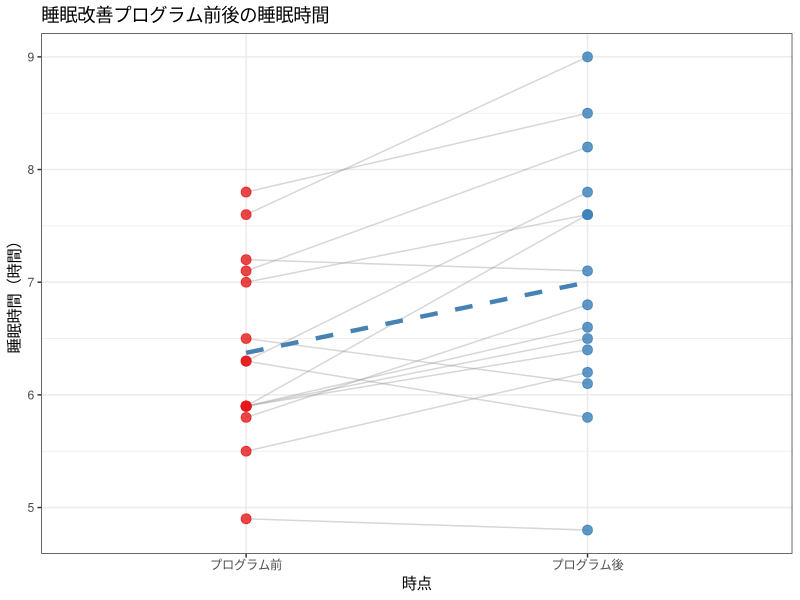

The R source for this figure:
## ---- chunk 1
knitr::opts_chunk$set(echo = TRUE, warning = FALSE, message = FALSE,
                      fig.width = 7, fig.height = 4)
library(tidyverse)
## ---- chunk 2
# 架空データ：睡眠改善プログラム前後の睡眠時間（時間）
set.seed(42)
n <- 15
sleep_data <- tibble(
  id     = 1:n,
  before = round(rnorm(n, mean = 6.0, sd = 0.8), 1),
  after  = round(before + rnorm(n, mean = 0.8, sd = 0.5), 1)
)
sleep_data
## ---- chunk 3
# 基本統計量
sleep_data |>
  summarise(
    mean_before = mean(before),
    sd_before   = sd(before),
    mean_after  = mean(after),
    sd_after    = sd(after),
    mean_diff   = mean(after - before)
  )
## ---- chunk 4
sleep_data
## ---- chunk 5
# pivot_longer でワイド → ロングに変換
sleep_long <- sleep_data |>
  pivot_longer(
    cols      = c(before, after),   # 変換する列
    names_to  = "time",             # 時点を入れる新しい列名
    values_to = "sleep"             # 値を入れる新しい列名
  ) |>
  mutate(time = factor(time, levels = c("before", "after"),
                       labels = c("プログラム前", "プログラム後")))
sleep_long
## ---- chunk 6
# 可視化（対応あり：同じ人をつなぐ線を引く）
ggplot(sleep_long, aes(x = time, y = sleep, group = id)) +
  geom_line(alpha = 0.4, color = "gray60") +
  geom_point(aes(color = time), size = 3, alpha = 0.8) +
  stat_summary(aes(group = 1), fun = mean, geom = "line",
               linewidth = 1.5, color = "steelblue", linetype = "dashed") +
  scale_color_brewer(palette = "Set1") +
  labs(title = "睡眠改善プログラム前後の睡眠時間",
       x = "時点", y = "睡眠時間（時間）", color = "時点") +
  theme_bw() +
  theme(legend.position = "none")
## ---- chunk 7
# 方法1：paired = TRUE を指定
t.test(sleep_data$after, sleep_data$before, paired = TRUE)
## ---- chunk 8
# 方法2：差分ベクトルを作って1標本t検定として実行（同じ結果）
diff_sleep <- sleep_data$after - sleep_data$before
t.test(diff_sleep, mu = 0)
## ---- chunk 9
d_paired <- mean(diff_sleep) / sd(diff_sleep)
round(d_paired, 2)
## ---- chunk 10
# 対応なし（誤った分析）
t.test(sleep_data$after, sleep_data$before, paired = FALSE)
## ---- chunk 11
# ロング → ワイドに戻す
sleep_long |>
  pivot_wider(
    id_cols    = id,
    names_from  = time,
    values_from = sleep
  )
## ---- chunk 12
# 架空データ：3名の授業前後の不安度スコア
anxiety_data <- tibble(
  id     = c("A", "B", "C"),
  pre    = c(7, 5, 8),
  post   = c(4, 3, 6)
)
anxiety_data
